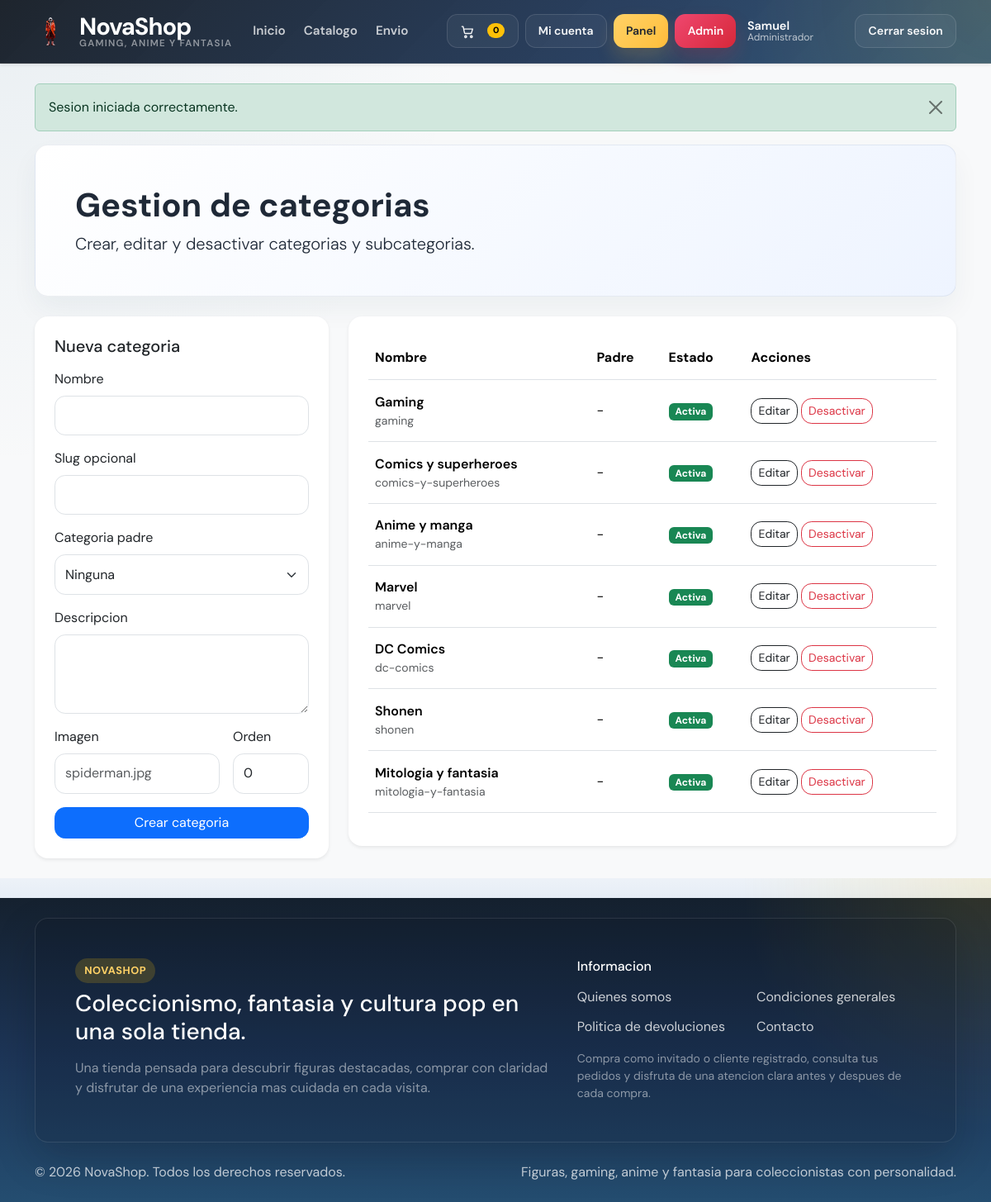
Page /empleado/categorias (signed in) on the committed database.
### tables this page shows
CREATE TABLE categorias (
    id BIGINT UNSIGNED AUTO_INCREMENT PRIMARY KEY,
    parent_id BIGINT UNSIGNED DEFAULT NULL,
    nombre VARCHAR(100) NOT NULL,
    slug VARCHAR(140) NOT NULL UNIQUE,
    descripcion VARCHAR(255) DEFAULT NULL,
    imagen VARCHAR(255) DEFAULT NULL,
    orden SMALLINT UNSIGNED NOT NULL DEFAULT 0,
    activo TINYINT(1) NOT NULL DEFAULT 1,
    created_at TIMESTAMP NULL DEFAULT CURRENT_TIMESTAMP,
    updated_at TIMESTAMP NULL DEFAULT CURRENT_TIMESTAMP ON UPDATE CURRENT_TIMESTAMP,
    deleted_at DATETIME DEFAULT NULL,
    CONSTRAINT fk_categorias_parent
        FOREIGN KEY (parent_id) REFERENCES categorias(id)
        ON DELETE SET NULL
        ON UPDATE CASCADE,
    INDEX idx_categorias_parent (parent_id),
    INDEX idx_categorias_activo (activo)
);

### app/core/View.php (called while the page is built, shortened)
<?php
class View
{
    public static function render(string $view, array $data = [], string $layout = 'main'): void
    {
        $viewFile = VIEW_PATH . '/' . str_replace('.', '/', $view) . '.php';
        extract($data, EXTR_SKIP);
        require $viewFile;
    }
}

### app/core/Controller.php (called while the page is built, shortened)
<?php
class Controller
{
    protected function view(string $view, array $data = [], string $layout = 'main'): void
    {
        View::render($view, $data, $layout);
    }
}

### app/controllers/EmployeeController.php (called while the page is built, shortened)
<?php
class EmployeeController extends Controller
{
    public function categories(): void
    {
        $categoryModel = new Category();
        $this->view('employee/categories/index', [
            'title' => 'Gestion de categorias',
            'categories' => $categoryModel->getAllForBackoffice(),
            'parents' => $categoryModel->getParentOptions(),
        ]);
    }
}

### public/index.php (called while the page is built, shortened)
<?php
$router = new App\Core\Router();
$router->dispatch($_SERVER['REQUEST_URI'] ?? '/', $_SERVER['REQUEST_METHOD'] ?? 'GET');

### config/app.php (called while the page is built)
<?php
return [
    'name' => 'NovaShop',
    'env' => getenv('APP_ENV') ?: 'local',
    'debug' => filter_var(getenv('APP_DEBUG') ?: 'true', FILTER_VALIDATE_BOOLEAN),
    'timezone' => getenv('APP_TIMEZONE') ?: 'Europe/Madrid',
    'locale' => getenv('APP_LOCALE') ?: 'es_ES',
    'url' => getenv('APP_URL') ?: 'http://localhost/novashop',
    'asset_url' => getenv('ASSET_URL') ?: 'http://localhost/novashop/public/assets',
    'currency' => 'EUR',
    'currency_symbol' => 'EUR',
    'pagination' => [
        'products_per_page' => 9,
        'orders_per_page' => 10,
        'admin_per_page' => 12,
    ],
    'roles' => [
        'cliente',
        'empleado',
        'administrador',
    ],
    'order_statuses' => [
        'pendiente',
        'enviado',
        'entregado',
    ],
    'featured_limit' => 8,
    'shipping' => [
        'base_cost' => 4.99,
    ],
    'upload' => [
        'product_dir' => 'uploads/products',
        'category_dir' => 'uploads/categories',
        'allowed_extensions' => ['jpg', 'jpeg', 'png', 'webp'],
        'allowed_mime_types' => ['image/jpeg', 'image/png', 'image/webp'],
        'max_size' => 2 * 1024 * 1024,
    ],
    'mail' => [
        'enabled' => true,
        'driver' => 'simulated_log',
        'from_email' => getenv('MAIL_FROM_EMAIL') ?: 'noreply@localhost',
        'from_name' => getenv('MAIL_FROM_NAME') ?: 'NovaShop',
    ],
];

### app/helpers.php (called while the page is built, shortened)
<?php
function config(string $key, mixed $default = null): mixed
{
    static $configs = [];
    if (empty($configs)) {
        $configs['app'] = require CONFIG_PATH . '/app.php';
        $configs['database'] = require CONFIG_PATH . '/database.php';
    }
    $segments = explode('.', $key);
    $value = $configs;
    foreach ($segments as $segment) {
        $value = $value[$segment];
    }
    return $value;
}
function app_url(string $path = ''): string
{
    $baseUrl = rtrim((string) config('app.url', ''), '/');
    $path = ltrim($path, '/');
    return $path === '' ? $baseUrl : $baseUrl . '/' . $path;
}
function e(?string $value): string
{
    return htmlspecialchars((string) $value, ENT_QUOTES, 'UTF-8');
}

### config/database.php (called while the page is built)
<?php
return [
    'driver' => 'mysql',
    'host' => getenv('DB_HOST') ?: 'localhost',
    'port' => (int) (getenv('DB_PORT') ?: 3306),
    'database' => getenv('DB_DATABASE') ?: 'ecommerce_mvc',
    'username' => getenv('DB_USERNAME') ?: 'root',
    'password' => getenv('DB_PASSWORD') ?: '',
    'charset' => 'utf8mb4',
    'collation' => 'utf8mb4_unicode_ci',
    'options' => [
        PDO::ATTR_ERRMODE => PDO::ERRMODE_EXCEPTION,
        PDO::ATTR_DEFAULT_FETCH_MODE => PDO::FETCH_ASSOC,
        PDO::ATTR_EMULATE_PREPARES => false,
    ],
];

### app/models/Category.php (called while the page is built, shortened)
<?php
class Category extends Model
{
    public function getAllForBackoffice(): array
    {
        $sql = 'SELECT c.*, p.nombre AS parent_name
                FROM categorias c
                LEFT JOIN categorias p ON p.id = c.parent_id
                WHERE c.deleted_at IS NULL
                ORDER BY c.activo DESC, c.orden ASC, c.nombre ASC';
        return $this->db->query($sql)->fetchAll();
    }
}

### app/views/employee/categories/index.php (the view, shortened to what this page needs)
<section class="page-banner rounded-4 p-4 p-md-5 mb-4">
    <h1 class="display-6 fw-bold mb-2">Gestion de categorias</h1>
    <p class="lead mb-0">Crear, editar y desactivar categorias y subcategorias.</p>
</section>
<div class="row g-4">
    <div class="col-lg-4">
        <div class="card border-0 shadow-sm">
            <div class="card-body p-4">
                <h2 class="h5 mb-3">Nueva categoria</h2>
                <form action="<?= e(app_url('empleado/categorias/crear')) ?>" method="POST" class="row g-3">
                    <div class="col-12">
                        <label class="form-label">Nombre</label>
                        <input type="text" name="nombre" class="form-control" required>
                    </div>
                    <div class="col-12">
                        <label class="form-label">Slug opcional</label>
                        <input type="text" name="slug" class="form-control">
                    </div>
                    <div class="col-12">
                        <label class="form-label">Categoria padre</label>
                        <select name="parent_id" class="form-select">
                            <option value="">Ninguna</option>
                        </select>
                    </div>
                    <div class="col-12">
                        <label class="form-label">Descripcion</label>
                        <textarea name="descripcion" class="form-control" rows="3"></textarea>
                    </div>
                    <div class="col-8">
                        <label class="form-label">Imagen</label>
                        <input type="text" name="imagen" class="form-control" placeholder="spiderman.jpg">
                    </div>
                    <div class="col-4">
                        <label class="form-label">Orden</label>
                        <input type="number" name="orden" class="form-control" value="0">
                    </div>
                    <div class="col-12 d-grid">
                        <button type="submit" class="btn btn-primary">Crear categoria</button>
                    </div>
                </form>
            </div>
        </div>
    </div>
    <div class="col-lg-8">
        <div class="card border-0 shadow-sm">
            <div class="card-body p-4">
                <div class="table-responsive">
                    <table class="table align-middle">
                        <thead>
                            <tr>
                                <th>Nombre</th>
                                <th>Padre</th>
                                <th>Estado</th>
                                <th>Acciones</th>
                            </tr>
                        </thead>
                        <tbody>
                            <?php foreach ($categories as $category): ?>
                                <tr>
                                    <td>
                                        <div class="fw-semibold"><?= e($category['nombre']) ?></div>
                                        <div class="small text-muted"><?= e($category['slug']) ?></div>
                                    </td>
                                    <td><?= e($category['parent_name'] ?: '-') ?></td>
                                    <td><span class="badge <?= (int) $category['activo'] === 1 ? 'text-bg-success' : 'text-bg-secondary' ?>"><?= (int) $category['activo'] === 1 ? 'Activa' : 'Inactiva' ?></span></td>
                                    <td>
                                        <button class="btn btn-sm btn-outline-dark" type="button" data-bs-toggle="collapse" data-bs-target="#edit-category-<?= e((string) $category['id']) ?>">Editar</button>
                                        <?php if ((int) $category['activo'] === 1): ?>
                                            <form action="<?= e(app_url('empleado/categorias/desactivar')) ?>" method="POST" class="d-inline">
                                                <button type="submit" class="btn btn-sm btn-outline-danger" onclick="return confirm('¿Seguro que quieres desactivar esta categoria?')">Desactivar</button>
                                            </form>
                                        <?php endif; ?>
                                    </td>
                                </tr>
                            <?php endforeach; ?>
                        </tbody>
                    </table>
                </div>
            </div>
        </div>
    </div>
</div>

### app/core/Router.php (shortened to what this page needs)
<?php
class Router
{
    private array $routes = [];
    private function addRoute(array $methods, string $uri, array $action, array $middlewares): void
    {
        $normalizedUri = '/' . trim($uri, '/');
        if ($normalizedUri === '/') {
            $normalizedUri = '/';
        }
        $this->routes[] = [
            'methods' => $methods,
            'uri' => $normalizedUri,
            'action' => $action,
            'middlewares' => $middlewares,
        ];
    }
    public function dispatch(string $requestUri, string $requestMethod): void
    {
        $path = parse_url($requestUri, PHP_URL_PATH) ?: '/';
        $basePath = parse_url((string) config('app.url', ''), PHP_URL_PATH) ?: '';
        $basePath = rtrim($basePath, '/');
        if ($basePath !== '' && strpos($path, $basePath) === 0) {
            $path = substr($path, strlen($basePath)) ?: '/';
        }
        $path = '/' . trim($path, '/');
        foreach ($this->routes as $route) {
            if ($route['uri'] !== $path) {
                continue;
            }
            [$controllerClass, $method] = $route['action'];
            $controller = new $controllerClass();
            $controller->{$method}();
            return;
        }
    }
}

### public/assets/css/app.css (style rules this page uses)
body { font-family: 'DM Sans', sans-serif; background: radial-gradient(circle at top left, rgba(69, 123, 157, 0.08), transparent 30%), #f5f7fb; color: #1f2937; }
.page-banner { background: linear-gradient(135deg, #ffffff 0%, #eef4ff 100%); border: 1px solid rgba(29, 53, 87, 0.08); box-shadow: 0 1rem 2rem rgba(29, 53, 87, 0.05); }
.table > :not(caption) > * > * { padding-top: 0.9rem; padding-bottom: 0.9rem; }
.card { border-radius: 1rem; }
.btn { border-radius: 0.8rem; }
.form-control, .form-select { border-radius: 0.8rem; padding-top: 0.7rem; padding-bottom: 0.7rem; }
.badge { letter-spacing: 0.01em; }

### rows in the picture
categorias: nombre "Gaming", slug "gaming", parent_name "-", activo "Activa"
categorias: nombre "Comics y superheroes", slug "comics-y-superheroes", parent_name "-", activo "Activa"
categorias: nombre "Anime y manga", slug "anime-y-manga", parent_name "-", activo "Activa"
categorias: nombre "Marvel", slug "marvel", parent_name "-", activo "Activa"
categorias: nombre "DC Comics", slug "dc-comics", parent_name "-", activo "Activa"
categorias: nombre "Shonen", slug "shonen", parent_name "-", activo "Activa"
categorias: nombre "Mitologia y fantasia", slug "mitologia-y-fantasia", parent_name "-", activo "Activa"
